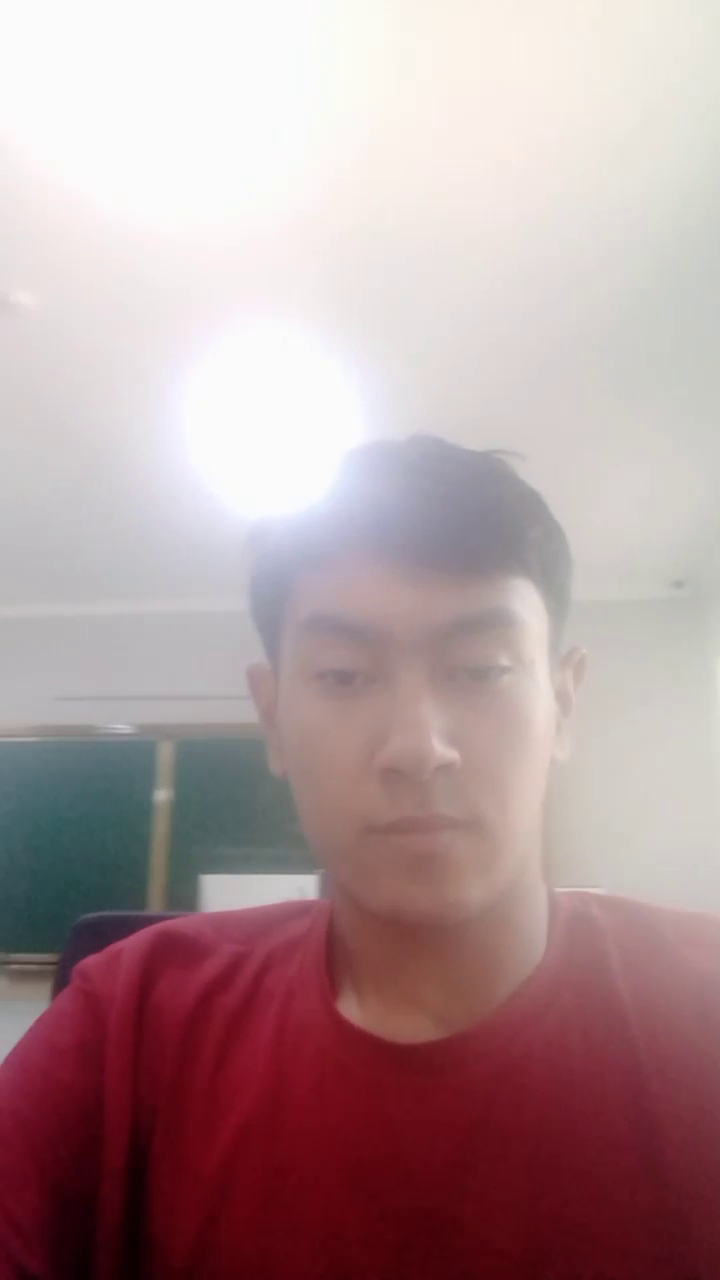
#> input picture frame 35 of Vedios/1.mp4, 720 x 1280 px, given in place of vedio_new.mp4, which was not available
$ python contours.py
#> lines starting #> are read from the running program, lines starting #| are printed output that depends on the picture; after the words box and inside, x2 and y2 are one past the last pixel; in counts of white or black regions, pixels touching at a corner belong together; pictures that were not available may be replaced by others from this repository, and a replacement may not be noted
import cv2
import numpy as np

cap = cv2.VideoCapture('C:/Users/Xakimov Allamurod/Documents/Computer vision/computer-vision-1m/images/vedio_new.mp4')  # Fayl nomini to'g'irlang
frame_width = int(cap.get(cv2.CAP_PROP_FRAME_WIDTH))
frame_height = int(cap.get(cv2.CAP_PROP_FRAME_HEIGHT))

fourcc = cv2.VideoWriter_fourcc('X', 'V', 'I', 'D')
out = cv2.VideoWriter('C:/Users/Xakimov Allamurod/OneDrive/Documents/githup/computer-vision-1m/images/vedio_new.mp4', fourcc, 5.0, (1280, 720))

ret, frame1 = cap.read()
#> frame1 is the input picture: shape (1280, 720, 3); mean B, G, R 155, 152.8, 177.4
ret, frame2 = cap.read()
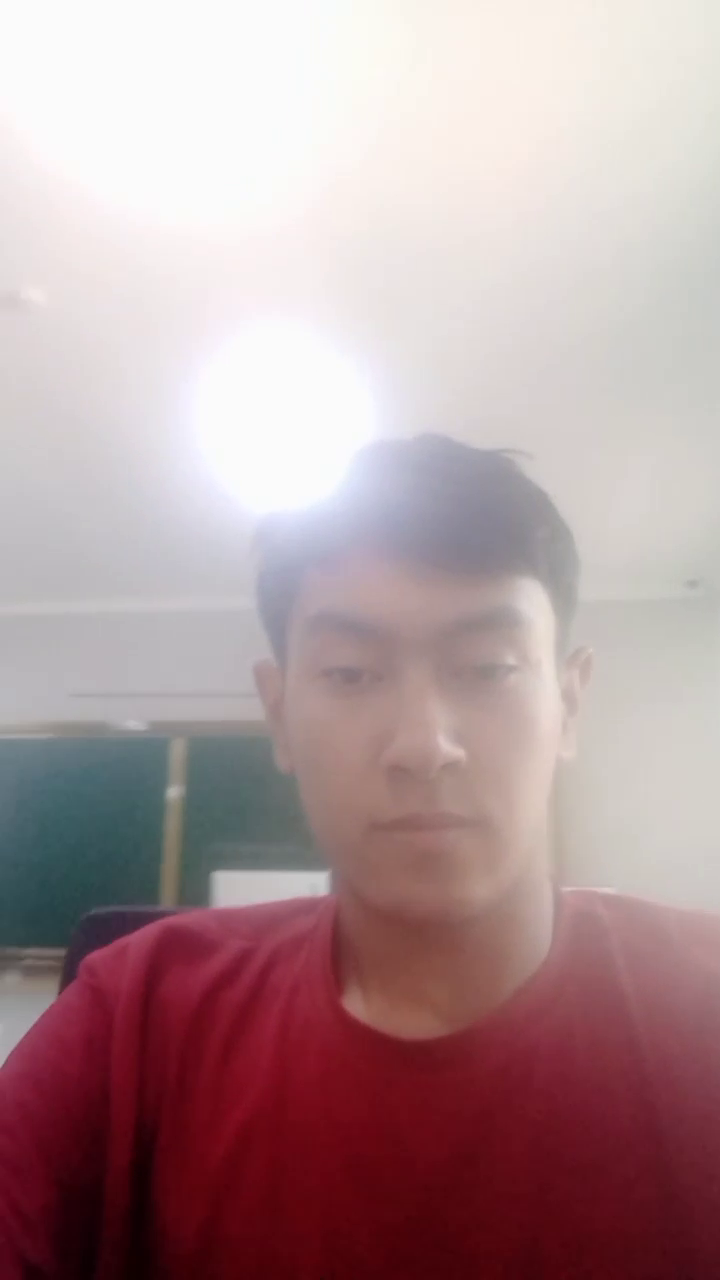
#> input picture frame 36 of Vedios/1.mp4, 720 x 1280 px, given in place of vedio_new.mp4, which was not available
#> frame2 is the input picture: shape (1280, 720, 3); mean B, G, R 154.4, 151.8, 176.8

if not ret:
    print("Failed to read video")
    cap.release()
    out.release()
    cv2.destroyAllWindows()
else:
    while cap.isOpened():
        diff = cv2.absdiff(frame1, frame2)
        gray = cv2.cvtColor(diff, cv2.COLOR_BGR2GRAY)
        blur = cv2.GaussianBlur(gray, (5, 5), 0)
        _, thresh = cv2.threshold(blur, 60, 255, cv2.THRESH_BINARY)
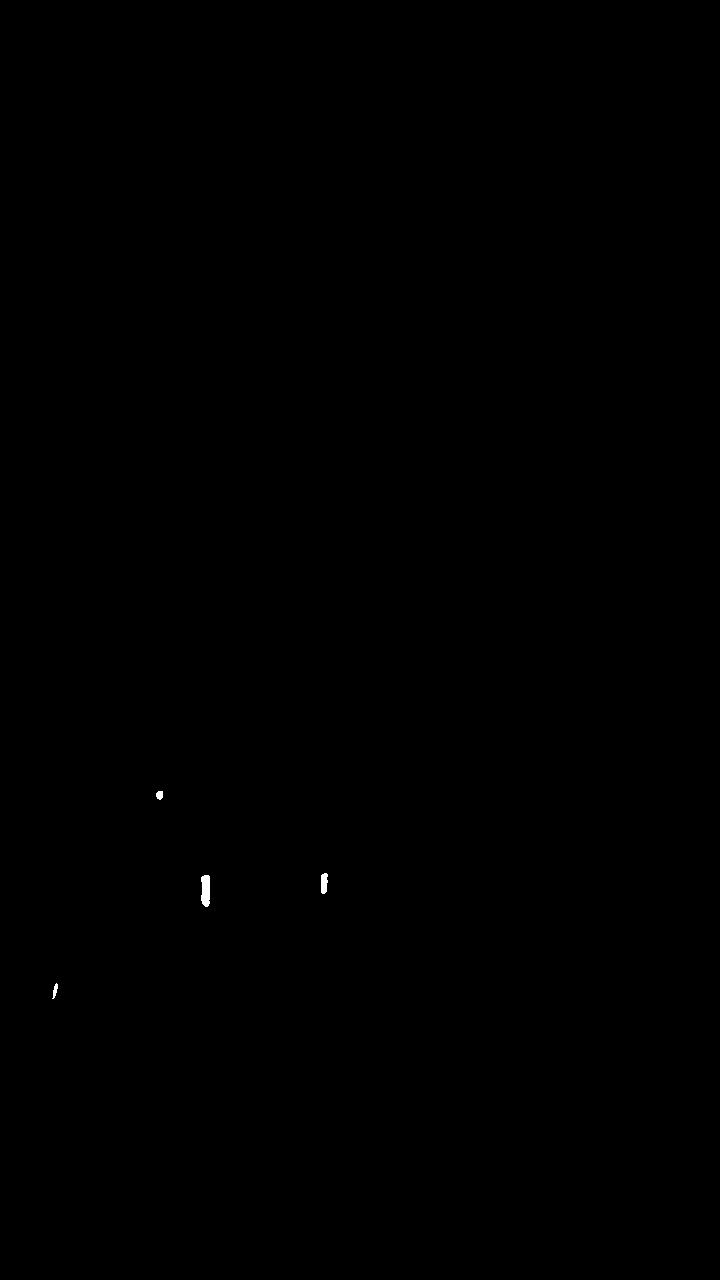
#> thresh: shape (1280, 720); 0.05% white; 4 white regions, box (x1, y1, x2, y2) and area: (201, 875, 210, 907) 253, (321, 873, 328, 894) 124, (156, 791, 163, 800) 52, (52, 983, 58, 999) 49
        dilated = cv2.dilate(thresh, None, iterations=3)
#> dilated: shape (1280, 720); 0.14% white; 4 white regions
        contours, _ = cv2.findContours(dilated, cv2.RETR_TREE, cv2.CHAIN_APPROX_SIMPLE)
#> contours = 4 contours; box (x1, y1, x2, y2) and area: (198, 872, 213, 910) 494, (318, 870, 331, 897) 296, (49, 980, 61, 1002) 188, (153, 788, 166, 803) 160

        for contour in contours:
            (x, y, w, h) = cv2.boundingRect(contour)

            if cv2.contourArea(contour) < 900:
                continue
            cv2.rectangle(frame1, (x, y), (x + w, y + h), (0, 255, 0), 2)
            cv2.putText(frame1, "Status: {}".format('Movement'), (10, 20), cv2.FONT_HERSHEY_SIMPLEX,
                        1, (0, 0, 255), 3)
#> this loop made 4 passes
#> (x, y, w, h) on passes 1 to 4: (49, 980, 12, 22), (198, 872, 15, 38), (318, 870, 13, 27), (153, 788, 13, 15)

        image = cv2.resize(frame1, (1280, 720))
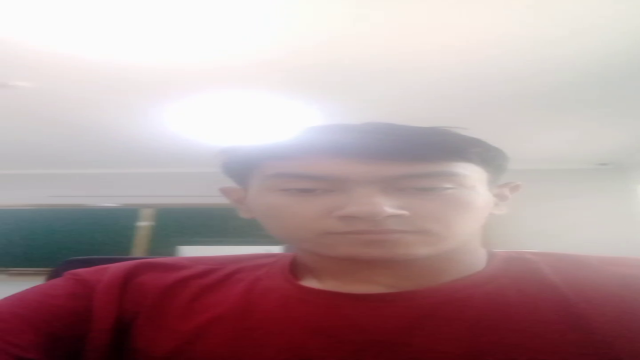
#> image: shape (720, 1280, 3) (shown at 1/2 size); mean B, G, R 155, 152.7, 177.4
        out.write(image)
        cv2.imshow("feed", frame1)
        frame1 = frame2
        ret, frame2 = cap.read()
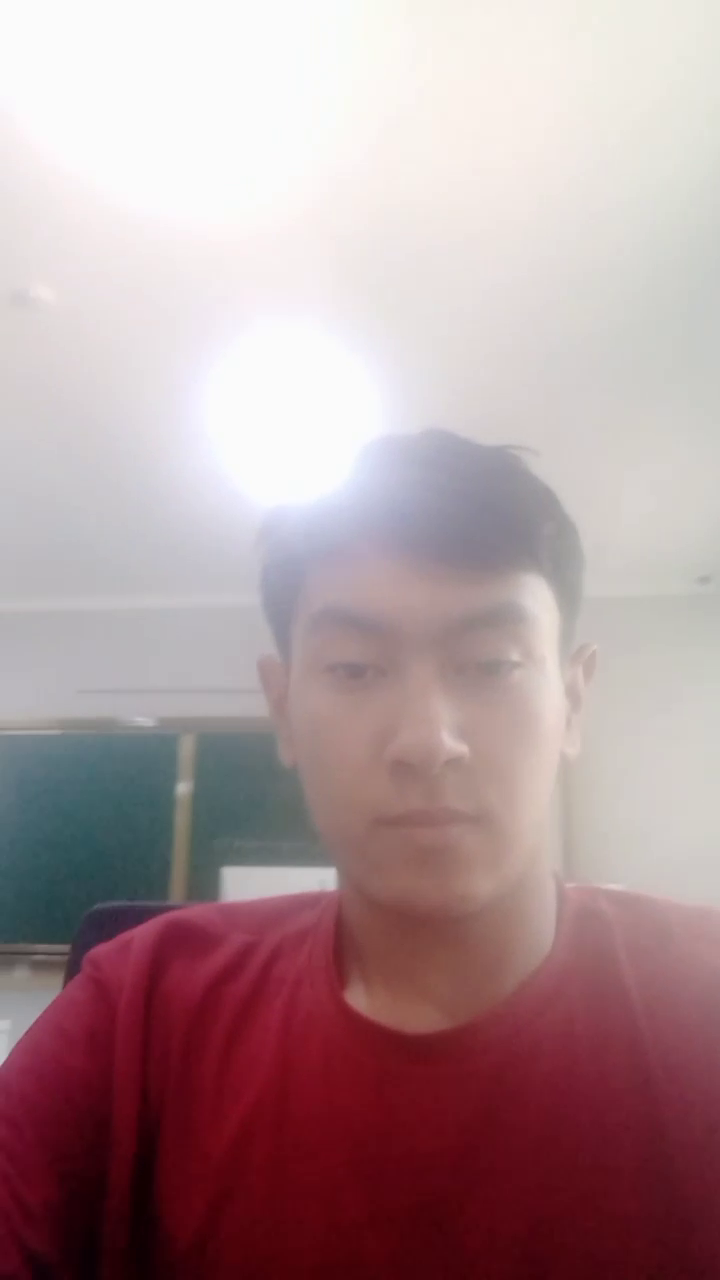
#> input picture frame 37 of Vedios/1.mp4, 720 x 1280 px, given in place of vedio_new.mp4, which was not available
#> frame2 is the input picture: shape (1280, 720, 3); mean B, G, R 153.7, 150.6, 175.2

        if not ret:
            break

        if cv2.waitKey(40) == 27:
#> (key Esc is pressed here)
            break


cv2.destroyAllWindows()
cap.release()
out.release()

$ run again, starting later in the video
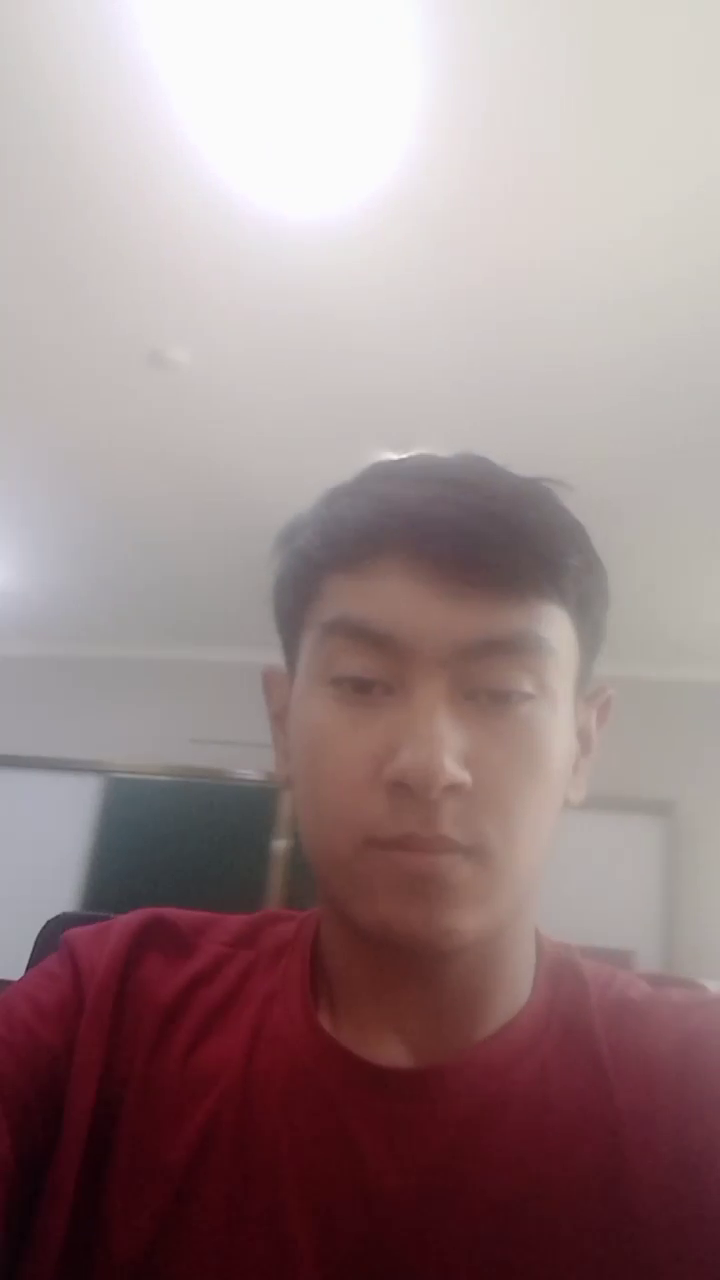
#> input picture frame 159 of Vedios/1.mp4, 720 x 1280 px, given in place of vedio_new.mp4, which was not available
#> frame1 is the input picture: shape (1280, 720, 3); mean B, G, R 134.5, 133.7, 154.5
#> thresh: shape (1280, 720); 0.19% white; 2 white regions (1 under 20 px), largest, box (x1, y1, x2, y2) and area: (79, 783, 113, 911) 1793
#> `dilated = cv2.dilate(thresh, None, iterations=3)`:
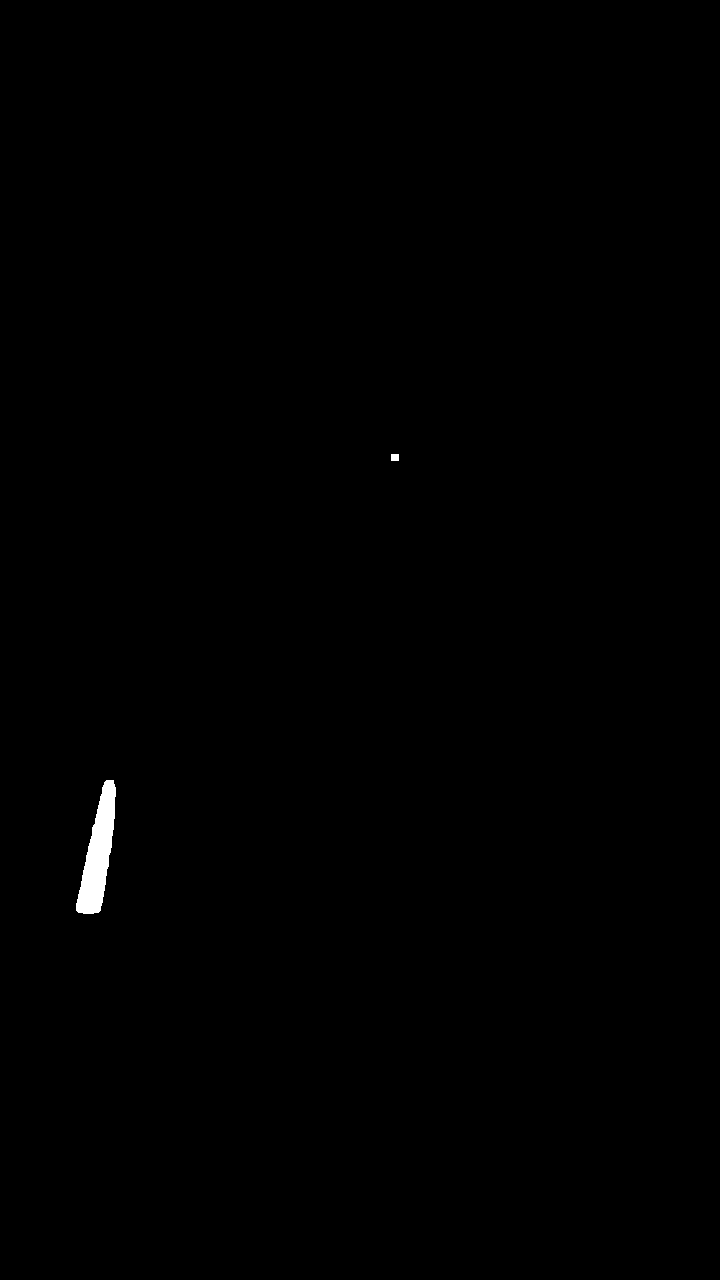
#> dilated: shape (1280, 720); 0.31% white; 2 white regions
#> contours = 2 contours; box (x1, y1, x2, y2) and area: (76, 780, 116, 914) 2658, (391, 454, 399, 461) 42
#> the loop `for contour in contours:` made 2 passes
#> (x, y, w, h) on pass 1: (76, 780, 40, 134)
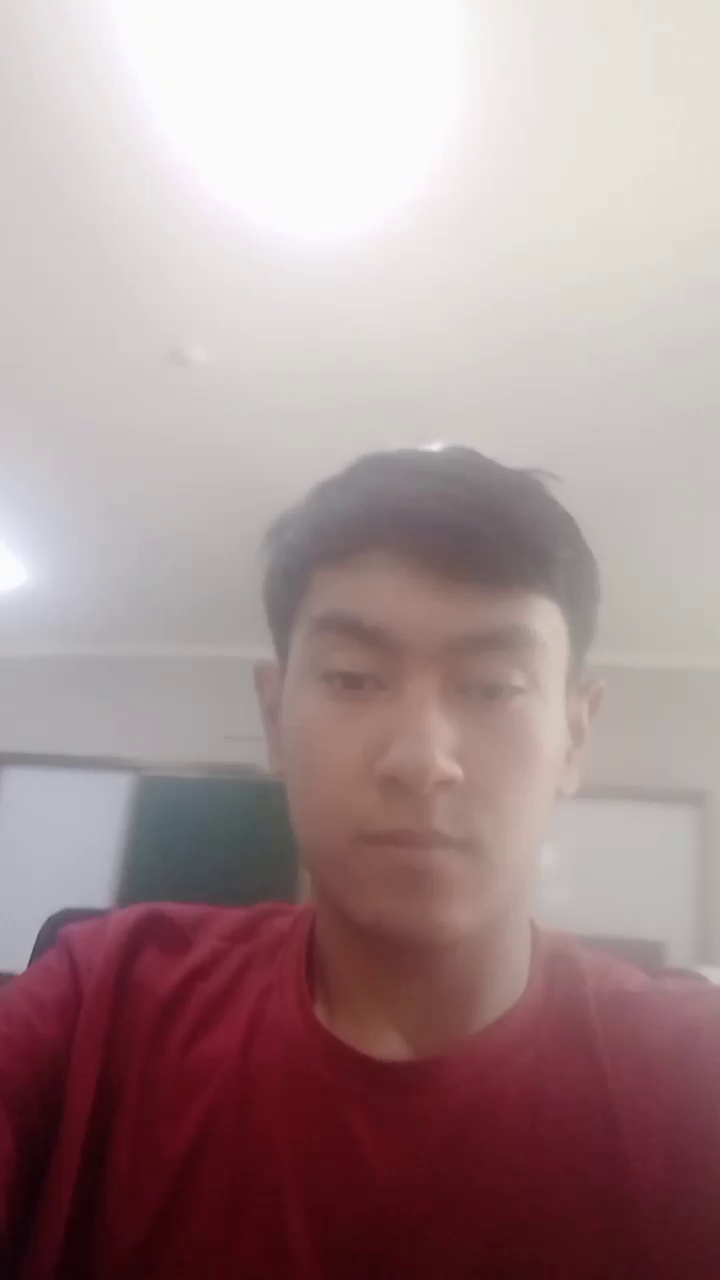
#> input picture frame 161 of Vedios/1.mp4, 720 x 1280 px, given in place of vedio_new.mp4, which was not available
#> frame2 is the input picture: shape (1280, 720, 3); mean B, G, R 145.9, 144.7, 167.1
